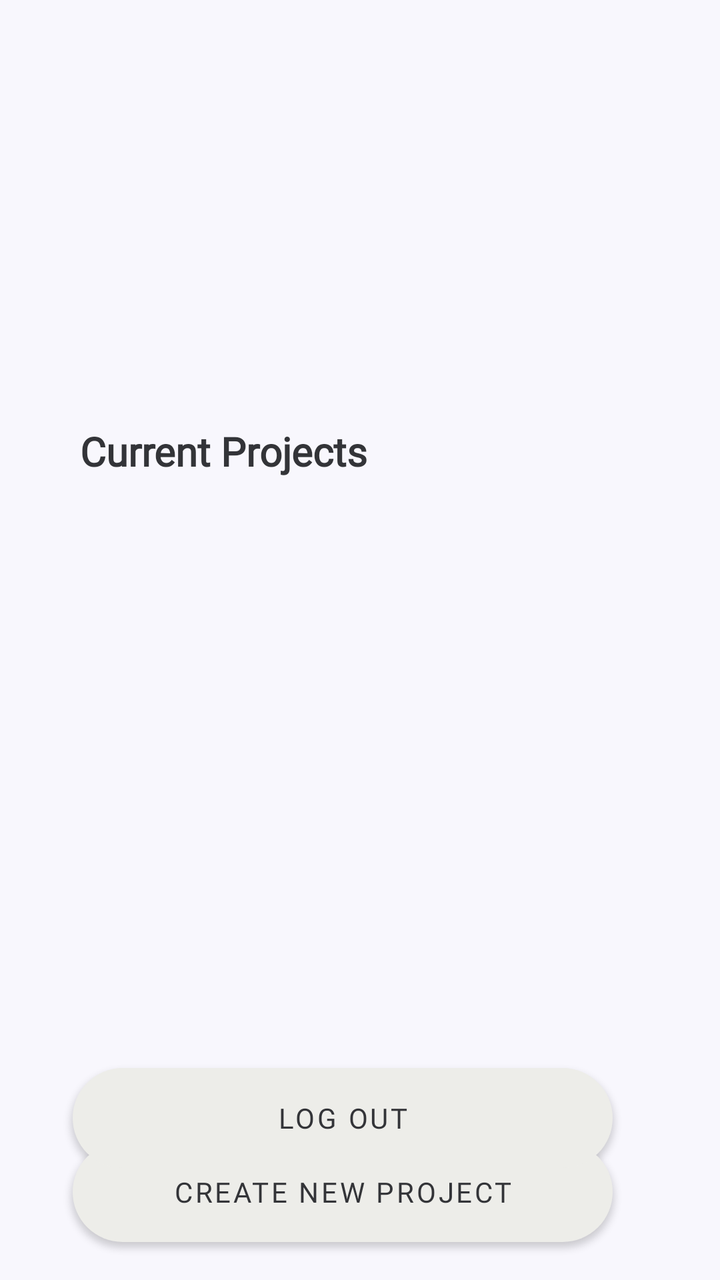
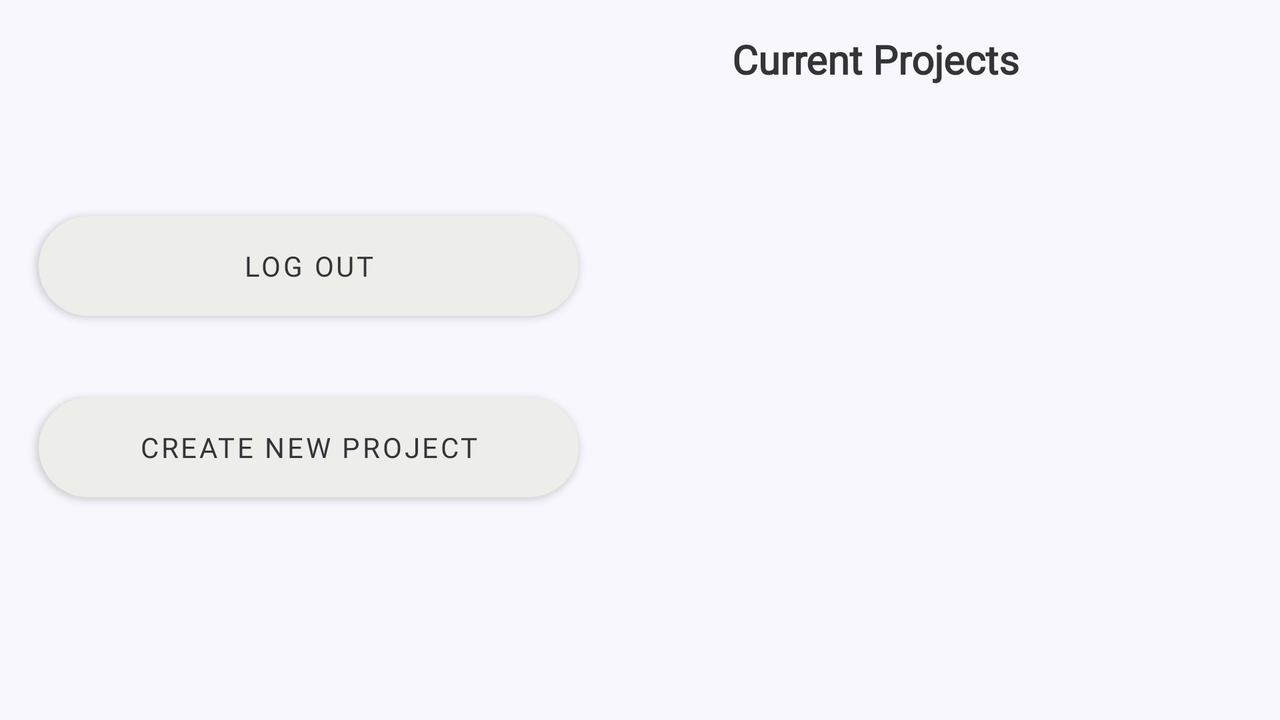

The same Android screen from two of the app's own layout files: first res/layout/ as a phone draws it, then the repository's variant for another configuration, drawn on a device whose configuration selects that folder. Both files follow.
<!-- AndroidManifest.xml: application theme MainTheme -->
<!-- res/layout/activity_profile_page.xml -->
<?xml version="1.0" encoding="utf-8"?>
<androidx.constraintlayout.widget.ConstraintLayout
    xmlns:android="http://schemas.android.com/apk/res/android"
    xmlns:app="http://schemas.android.com/apk/res-auto"
    xmlns:tools="http://schemas.android.com/tools"
    android:layout_width="match_parent"
    android:layout_height="match_parent"
    tools:context="com.example.marketinganalyzer.Activities.ProfilePageActivity">


    <TextView
        android:id="@+id/profile_text_welcome_username"
        android:layout_width="278dp"
        android:layout_height="64dp"
        android:layout_marginStart="@dimen/activity_title_left_margin"
        android:layout_marginTop="@dimen/activity_title_top_margin"
        android:textAppearance="?attr/textAppearanceHeadline2"
        app:layout_constraintStart_toStartOf="parent"
        app:layout_constraintTop_toTopOf="parent" />

    <Button
        android:id="@+id/profile_button_create_project"
        style="@style/Widget.MainTheme.Button.TypeA"
        android:layout_width="@dimen/button_submit_width"
        android:layout_height="@dimen/button_submit_height"
        android:layout_marginBottom="@dimen/button_submit_margin_buttom"
        android:text="@string/profile_button_create_new_project"
        app:layout_constraintBottom_toBottomOf="parent"
        app:layout_constraintEnd_toEndOf="parent"
        app:layout_constraintHorizontal_bias="0.404"
        app:layout_constraintStart_toStartOf="parent"
        app:layout_constraintTop_toBottomOf="@+id/profile_button_logout" />

    <Button
        android:id="@+id/profile_button_logout"
        style="@style/Widget.MainTheme.Button.TypeA"
        android:layout_width="@dimen/button_submit_width"
        android:layout_height="@dimen/button_submit_height"
        android:layout_marginTop="16dp"
        android:text="@string/profile_button_logout"
        app:layout_constraintEnd_toEndOf="parent"
        app:layout_constraintHorizontal_bias="0.404"
        app:layout_constraintStart_toStartOf="parent"
        app:layout_constraintTop_toBottomOf="@+id/profile_projects_scroll_view" />

    <TextView
        android:id="@+id/textView_current_Projects"
        android:layout_width="198dp"
        android:layout_height="33dp"
        android:layout_marginTop="36dp"
        android:text="@string/profile_text_current_Projects"
        android:textAppearance="?attr/textAppearanceHeadline3"
        app:layout_constraintStart_toStartOf="@+id/profile_text_welcome_username"
        app:layout_constraintTop_toBottomOf="@+id/profile_text_welcome_username" />

    <ScrollView
        android:id="@+id/profile_projects_scroll_view"
        android:layout_width="@dimen/linear_layout_width"
        android:layout_height="273dp"
        android:contentDescription="@string/profile_projects_scroll_view_description"
        app:layout_constraintStart_toStartOf="@+id/textView_current_Projects"
        app:layout_constraintTop_toBottomOf="@+id/textView_current_Projects">

        <LinearLayout
            android:id="@+id/profile_layout_projects"
            android:layout_width="match_parent"
            android:layout_height="wrap_content"
            android:layout_marginBottom="5dp"
            android:orientation="vertical">

        </LinearLayout>
    </ScrollView>

</androidx.constraintlayout.widget.ConstraintLayout>
<!-- resources referenced by this layout -->
<resources>
  <dimen name="activity_title_left_margin">40dp</dimen>
  <dimen name="activity_title_top_margin">112dp</dimen>
  <dimen name="button_submit_height">50dp</dimen>
  <dimen name="button_submit_margin_buttom">32dp</dimen>
  <dimen name="button_submit_width">270dp</dimen>
  <dimen name="linear_layout_width">315dp</dimen>
  <string name="profile_button_create_new_project">Create New Project</string>
  <string name="profile_button_logout">Log out</string>
  <string name="profile_projects_scroll_view_description">This scroll view is responsible for displaying projects</string>
  <string name="profile_text_current_Projects">Current Projects</string>
  <style name="Widget.MainTheme.Button.TypeA" parent="Widget.MainTheme.Button">
          <item name="materialThemeOverlay">@style/ThemeOverlay.MainTheme.Button.TypeA</item>
          <item name="android:textColor">@color/colorOnPrimary</item>
          <item name="android:background">@drawable/button_first_type</item>
      </style>
  <style name="Widget.MainTheme.Button" parent="Widget.MaterialComponents.Button">
          <item name="android:textAppearance">@style/TextAppearance.MainTheme.Button</item>
          <item name="shapeAppearance">@style/ShapeAppearance.MainTheme.SmallComponent</item>
      </style>
  <style name="ThemeOverlay.MainTheme.Button.TypeA" parent="">
          <item name="colorPrimary">@color/colorBackgroundVariant</item>
          <item name="colorOnPrimary">@color/colorOnPrimary</item>
      </style>
  <color name="colorOnPrimary">#333438</color>
  <!-- drawable button_first_type (drawable) -->
  <?xml version="1.0" encoding="utf-8"?>
  <shape xmlns:android="http://schemas.android.com/apk/res/android"
      android:shape="rectangle">
  
      <corners  android:radius="50dp"/>
      <solid android:color="@color/colorBackgroundVariant"></solid>
  
  </shape>
  <color name="colorPrimary">#eeeefa</color>
  <color name="colorPrimaryVariant">#ffffff</color>
  <color name="colorSecondary">#058cf9</color>
  <color name="colorSecondaryVariant">#4fa2fa</color>
  <color name="colorOnSecondary">#e9e9f5</color>
  <color name="colorBackground">#f8f7fd</color>
  <color name="colorOnBackground">#333436</color>
  <color name="colorSurface">#49a2fe</color>
  <color name="colorOnSurface">#e9e9f3</color>
  <color name="colorError">#ff3259</color>
  <color name="colorOnError">#333438</color>
  <style name="TextAppearance.MainTheme.Button" parent="TextAppearance.MaterialComponents.Button">
          <item name="fontFamily">@font/rubik_medium</item>
          <item name="android:fontFamily">@font/rubik_medium</item>
      </style>
  <style name="ShapeAppearance.MainTheme.SmallComponent" parent="ShapeAppearance.MaterialComponents.SmallComponent">
          <item name="cornerFamily"> rounded</item>
          <item name="cornerSize">50pt</item>
      </style>
  <style name="Widget.MainTheme.TextInputLayout" parent="Widget.MaterialComponents.TextInputLayout.OutlinedBox">
          <item name="materialThemeOverlay">@style/ThemeOverlay.MainTheme.TextInputLayout</item>
          <item name="shapeAppearance">@style/ShapeAppearance.MainTheme.SmallComponent</item>
          <item name="hintTextColor">?attr/colorSecondaryVariant</item>
      </style>
  <style name="Widget.MainTheme.RadioButton" parent="Widget.MaterialComponents.CompoundButton.RadioButton">
          <item name="materialThemeOverlay">@style/ThemeOverlay.MainTheme.RadioButton</item>
          <item name="android:textColor">@color/colorOnPrimary</item>
          <item name="android:buttonTint">@color/colorSecondary</item>
      </style>
  <color name="colorBackgroundVariant">#EDEDE9</color>
  <style name="ThemeOverlay.MainTheme.Button.TextButton" parent="">
          <item name="colorPrimary">@color/colorPrimary</item>
          <item name="colorOnPrimary">@color/colorOnPrimary</item>
      </style>
  <style name="ThemeOverlay.MainTheme.RadioButton" parent="">
          <item name="colorOnSurface">@color/colorOnPrimary</item>
          <item name="colorSecondary">@color/colorOnPrimary</item>
      </style>
</resources>
<!-- res/layout-land/activity_profile_page.xml (the repository's variant of the layout above) -->
<!-- drawn on the phone turned sideways -->
<?xml version="1.0" encoding="utf-8"?>
<androidx.constraintlayout.widget.ConstraintLayout
    xmlns:android="http://schemas.android.com/apk/res/android"
    xmlns:app="http://schemas.android.com/apk/res-auto"
    xmlns:tools="http://schemas.android.com/tools"
    android:layout_width="match_parent"
    android:layout_height="match_parent"
    tools:context="com.example.marketinganalyzer.Activities.ProfilePageActivity">


    <TextView
        android:id="@+id/profile_text_welcome_username"
        android:layout_width="278dp"
        android:layout_height="64dp"
        android:layout_marginStart="16dp"
        android:layout_marginTop="16dp"
        android:textAppearance="?attr/textAppearanceHeadline2"
        app:layout_constraintStart_toStartOf="parent"
        app:layout_constraintTop_toTopOf="parent" />

    <Button
        android:id="@+id/profile_button_create_project"
        style="@style/Widget.MainTheme.Button.TypeA"
        android:layout_width="@dimen/button_submit_width"
        android:layout_height="@dimen/button_submit_height"
        android:layout_marginBottom="@dimen/button_submit_margin_buttom"
        android:text="@string/profile_button_create_new_project"
        app:layout_constraintBottom_toBottomOf="parent"
        app:layout_constraintEnd_toEndOf="parent"
        app:layout_constraintHorizontal_bias="0.052"
        app:layout_constraintStart_toStartOf="parent"
        app:layout_constraintTop_toBottomOf="@+id/profile_button_logout"
        app:layout_constraintVertical_bias="0.339" />

    <Button
        android:id="@+id/profile_button_logout"
        style="@style/Widget.MainTheme.Button.TypeA"
        android:layout_width="@dimen/button_submit_width"
        android:layout_height="@dimen/button_submit_height"
        android:layout_marginTop="28dp"
        android:text="@string/profile_button_logout"
        app:layout_constraintEnd_toEndOf="parent"
        app:layout_constraintHorizontal_bias="0.052"
        app:layout_constraintStart_toStartOf="parent"
        app:layout_constraintTop_toBottomOf="@+id/profile_text_welcome_username" />

    <TextView
        android:id="@+id/textView_current_Projects"
        android:layout_width="198dp"
        android:layout_height="33dp"
        android:layout_marginStart="72dp"
        android:text="@string/profile_text_current_Projects"
        android:textAppearance="?attr/textAppearanceHeadline3"
        app:layout_constraintStart_toEndOf="@+id/profile_text_welcome_username"
        app:layout_constraintTop_toTopOf="@+id/profile_text_welcome_username" />

    <ScrollView
        android:id="@+id/profile_projects_scroll_view"
        android:layout_width="@dimen/linear_layout_width"
        android:layout_height="273dp"
        android:layout_marginTop="56dp"
        android:contentDescription="@string/profile_projects_scroll_view_description"
        app:layout_constraintStart_toStartOf="@+id/textView_current_Projects"
        app:layout_constraintTop_toBottomOf="@+id/textView_current_Projects">

        <LinearLayout
            android:id="@+id/profile_layout_projects"
            android:layout_width="match_parent"
            android:layout_height="wrap_content"
            android:layout_marginBottom="5dp"
            android:orientation="vertical">

        </LinearLayout>
    </ScrollView>

</androidx.constraintlayout.widget.ConstraintLayout>
<!-- resources referenced by the variant -->
<!-- as the phone turned sideways resolves them -->
<resources>
  <dimen name="button_submit_height">50dp</dimen>
  <dimen name="button_submit_margin_buttom">32dp</dimen>
  <dimen name="button_submit_width">270dp</dimen>
  <dimen name="linear_layout_width">315dp</dimen>
  <string name="profile_button_create_new_project">Create New Project</string>
  <string name="profile_button_logout">Log out</string>
  <string name="profile_projects_scroll_view_description">This scroll view is responsible for displaying projects</string>
  <string name="profile_text_current_Projects">Current Projects</string>
  <style name="Widget.MainTheme.Button.TypeA" parent="Widget.MainTheme.Button">
          <item name="materialThemeOverlay">@style/ThemeOverlay.MainTheme.Button.TypeA</item>
          <item name="android:textColor">@color/colorOnPrimary</item>
          <item name="android:background">@drawable/button_first_type</item>
      </style>
  <style name="Widget.MainTheme.Button" parent="Widget.MaterialComponents.Button">
          <item name="android:textAppearance">@style/TextAppearance.MainTheme.Button</item>
          <item name="shapeAppearance">@style/ShapeAppearance.MainTheme.SmallComponent</item>
      </style>
  <style name="ThemeOverlay.MainTheme.Button.TypeA" parent="">
          <item name="colorPrimary">@color/colorBackgroundVariant</item>
          <item name="colorOnPrimary">@color/colorOnPrimary</item>
      </style>
  <color name="colorOnPrimary">#333438</color>
  <!-- drawable button_first_type (drawable) -->
  <?xml version="1.0" encoding="utf-8"?>
  <shape xmlns:android="http://schemas.android.com/apk/res/android"
      android:shape="rectangle">
  
      <corners  android:radius="50dp"/>
      <solid android:color="@color/colorBackgroundVariant"></solid>
  
  </shape>
  <color name="colorPrimary">#eeeefa</color>
  <color name="colorPrimaryVariant">#ffffff</color>
  <color name="colorSecondary">#058cf9</color>
  <color name="colorSecondaryVariant">#4fa2fa</color>
  <color name="colorOnSecondary">#e9e9f5</color>
  <color name="colorBackground">#f8f7fd</color>
  <color name="colorOnBackground">#333436</color>
  <color name="colorSurface">#49a2fe</color>
  <color name="colorOnSurface">#e9e9f3</color>
  <color name="colorError">#ff3259</color>
  <color name="colorOnError">#333438</color>
  <style name="TextAppearance.MainTheme.Button" parent="TextAppearance.MaterialComponents.Button">
          <item name="fontFamily">@font/rubik_medium</item>
          <item name="android:fontFamily">@font/rubik_medium</item>
      </style>
  <style name="ShapeAppearance.MainTheme.SmallComponent" parent="ShapeAppearance.MaterialComponents.SmallComponent">
          <item name="cornerFamily"> rounded</item>
          <item name="cornerSize">50pt</item>
      </style>
  <style name="Widget.MainTheme.TextInputLayout" parent="Widget.MaterialComponents.TextInputLayout.OutlinedBox">
          <item name="materialThemeOverlay">@style/ThemeOverlay.MainTheme.TextInputLayout</item>
          <item name="shapeAppearance">@style/ShapeAppearance.MainTheme.SmallComponent</item>
          <item name="hintTextColor">?attr/colorSecondaryVariant</item>
      </style>
  <style name="Widget.MainTheme.RadioButton" parent="Widget.MaterialComponents.CompoundButton.RadioButton">
          <item name="materialThemeOverlay">@style/ThemeOverlay.MainTheme.RadioButton</item>
          <item name="android:textColor">@color/colorOnPrimary</item>
          <item name="android:buttonTint">@color/colorSecondary</item>
      </style>
  <color name="colorBackgroundVariant">#EDEDE9</color>
  <style name="ThemeOverlay.MainTheme.Button.TextButton" parent="">
          <item name="colorPrimary">@color/colorPrimary</item>
          <item name="colorOnPrimary">@color/colorOnPrimary</item>
      </style>
  <style name="ThemeOverlay.MainTheme.RadioButton" parent="">
          <item name="colorOnSurface">@color/colorOnPrimary</item>
          <item name="colorSecondary">@color/colorOnPrimary</item>
      </style>
</resources>
